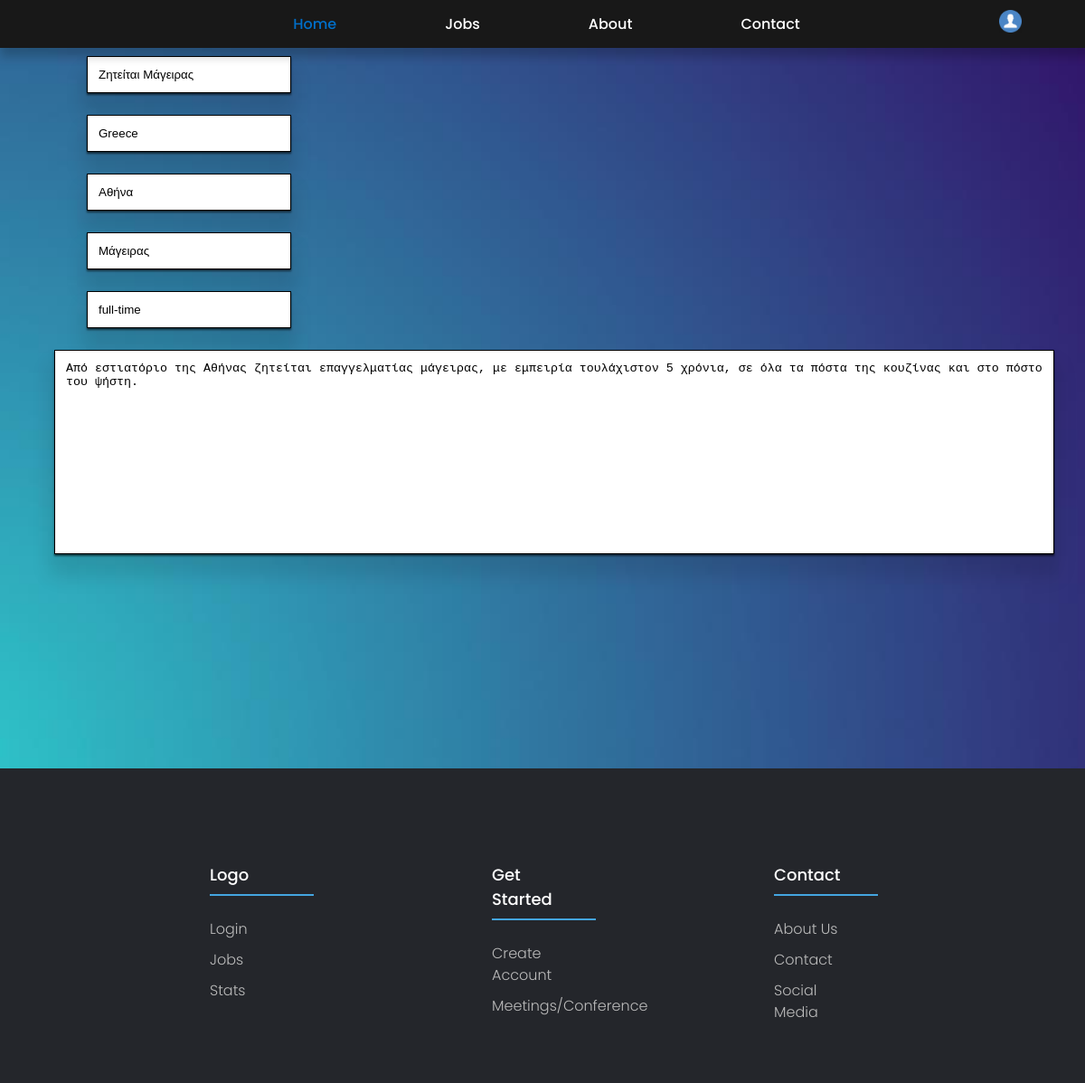
Page /add.php?id=8 on the committed database.
### tables this page shows
CREATE TABLE `adds` (
  `_id` int(11) NOT NULL,
  `user_id` int(11) NOT NULL,
  `title` text NOT NULL,
  `description` text NOT NULL,
  `country` text NOT NULL,
  `city` text NOT NULL,
  `expertise` text NOT NULL,
  `occupation` text NOT NULL,
  `date` text NOT NULL
);

### includes/functions-inc.php (called while the page is built, shortened)
<?php
    function getAddByid($conn, $id){
        $query = "SELECT * FROM adds WHERE _id = ?;";
        $stmt = mysqli_stmt_init($conn);
        if (!mysqli_stmt_prepare($stmt, $query)){
            header("location: ../create-add.php?error=stmtfailed");
            exit();
        }
        mysqli_stmt_bind_param($stmt, "i", $id);
        mysqli_stmt_execute($stmt);
        $resultData = mysqli_stmt_get_result($stmt);
        if ($row = mysqli_fetch_assoc($resultData)){
            return $row;
        }else{
            mysqli_stmt_close($stmt);
            return false;
        }
    }

### add.php (the view, shortened to what this page needs)
<?php
require_once 'includes/dbHandler-inc.php';
require_once 'includes/functions-inc.php';
?>
<!DOCTYPE html>
<html lang="en">
<head>
    <link rel="stylesheet" type="text/css" href="create-add.css">
    <link rel="stylesheet" type="text/css" href="adds.css">
    <link rel="stylesheet" type="text/css" href="footer.css">
    <link rel="stylesheet" type="text/css" href="navigation.css">
</head>
<body>
<div class="bg1">
    <div class="navigation">
        <div class="nav-btn">
            <a class="active" href="#home">Home</a>
            <a href="adds.php">Jobs</a>
            <a href="about.php">About</a>
            <a href="contact.php">Contact</a>
        </div>
        <div class="dropdown">
            <img src="images/account.png" alt="Account" width="25" height="25">
        </div>
    </div>
    <div style="height: 50px">
    </div>
</div>
<?php
    if (isset($_SESSION["userid"]) || isset($_GET["id"])){
        $add = getAddByid($conn, $_GET["id"]);
        $user_id = -1;
        if ($user_id=== $add["user_id"]){
?>
            <div class="add-div">
                <form <?php echo "action=includes/updateAdd-inc.php?id=$_GET[id]"; ?> method="post">
                    <input class="add-info" name="add-title" value="<?php echo $add['title'] ?>" placeholder="Title"> <br>
                    <input class="add-info" name="add-country" value="<?php echo $add['country'] ?>" placeholder="Country"> <br>
                    <input class="add-info" name="add-city" value="<?php echo $add['city'] ?>" placeholder="City"> <br>
                    <input class="add-info" name="add-expertise" value="<?php echo $add['expertise'] ?>" placeholder="Expertise"> <br>
                    <input class="add-info" name="add-occupation" value="<?php echo $add['occupation'] ?>" placeholder="Occupation(full-time or part-time)"> <br>
                    <textarea class="add-info add-info-desc" name="add-description" placeholder="Description"><?php echo $add['description'] ?></textarea> <br>
                    <button class="add-submit-btn" type="submit" name="submit-add">Submit</button>
                </form>
            </div>
<?php
        }else{?>
            <div class="add-div">
                <form action="includes/updateAdd-inc.php" method="post">
                    <input readonly class="add-info" name="add-title" value="<?php echo $add['title'] ?>" placeholder="Title"> <br>
                    <input readonly class="add-info" name="add-country" value="<?php echo $add['country'] ?>" placeholder="Country"> <br>
                    <input readonly class="add-info" name="add-city" value="<?php echo $add['city'] ?>" placeholder="City"> <br>
                    <input readonly class="add-info" name="add-expertise" value="<?php echo $add['expertise'] ?>" placeholder="Expertise"> <br>
                    <input readonly class="add-info" name="add-occupation" value="<?php echo $add['occupation'] ?>" placeholder="Occupation(full-time or part-time)"> <br>
                    <textarea readonly class="add-info add-info-desc" name="add-description" placeholder="Description"><?php echo $add['description'] ?></textarea> <br>
                </form>
            </div>
        <?php }
    }
?>
<footer class="footer">
    <div class="footer-container">
        <div class="footer-row">
            <div class="footer-col">
                <h4>Logo</h4>
                <ul class="footer-ul">
                    <li><a href="index.php">Login</a></li>
                    <li><a href="adds.php">Jobs</a></li>
                    <li><a href="#">Stats</a></li>
                </ul>
            </div>
            <div class="footer-col">
                <h4>Get Started</h4>
                <ul class="footer-ul">
                    <li><a href="create-account.php">Create Account</a></li>
                    <li><a href="#">Meetings/Conference</a></li>
                </ul>
            </div>
            <div class="footer-col">
                <h4>Contact</h4>
                <ul class="footer-ul">
                    <li><a href="about.php">About us</a></li>
                    <li><a href="contact.php">Contact</a></li>
                    <li><a href="index.php#social-media-container">Social Media</a></li>
                </ul>
            </div>
        </div>
    </div>
</footer>
</body>
</html>

### create-add.css (style rules this page uses)
html, body { margin: 0; padding: 0; }
.add-div { background-image: url("images/contact-back.jpg"); background-repeat: no-repeat; background-size: cover; display: block; background-color: cornflowerblue; width: 100%; height: 100%; }
.add-info { display: inline-block; width: 200px; margin: 1%; margin-left: 8%; border: 1px solid black; padding: 12px; box-shadow: 0 20px 20px 5px rgba(0,0,0,.1), 0 2px 2px 0 rgba(0,0,0,.6); }
.add-info-desc { text-align: left; margin-left: 5%; box-sizing: content-box; width: 90%; height: 200px; overflow:auto; resize:none; }

### adds.css (style rules this page uses)
body,html { margin: 0; padding: 0; height: 100%; font-family: sans-serif; }

### footer.css (style rules this page uses)
.footer { line-height: 1.5; font-family: 'Poppins', sans-serif; box-sizing: border-box; background-color: #24262b; padding-top: 80px; padding-bottom: 50px; }
.footer-container { max-width: 100%; margin:auto; }
.footer-row { display: flex; flex-wrap: wrap; }
.footer-ul { list-style: none; }
.footer-col { margin-left: 16%; text-align: left; width: 10%; }
.footer-col h4 { padding-left: 40px; font-size: 18px; color: #ffffff; text-transform: capitalize; margin-bottom: 35px; font-weight: 500; position: relative; }
.footer-col h4::before { content: ''; position: absolute; left:44; bottom: -10px; background-color:rgb(68,165,224); height: 2px; box-sizing: border-box; width: 115px; }
.footer-col ul li:not(:last-child) { margin-bottom: 10px; }
.footer-col ul li a { font-size: 16px; text-transform: capitalize; color: #ffffff; text-decoration: none; font-weight: 300; color: #bbbbbb; display: block; transition: all 0.3s ease; }

### navigation.css (style rules this page uses)
.navigation { font-family: sans-serif; position:fixed; z-index: 100; width: 100%; display: flex; text-align: center; align-items: center; background-color: rgb(24, 24, 24); font-family: 'Poppins', sans-serif; justify-content: space-around; padding: 10px; box-shadow: 0 10px 10px rgba(0, 0, 0, 0.2); }
.nav-btn a { float: left; color: white; margin-left: 50px; margin-right: 50px; align-items: center; padding: 4px 10px; text-decoration: none; border-radius: 10px; }
.navigation a.active { color: rgb(1, 111, 201); font-weight: 500; }
.nav-btn { justify-content: space-around; position: relative; font-weight: 500; }
.dropdown { position: relative; display: inline-block; left: auto; }

### rows in the picture
adds: add-title "Ζητείται Μάγειρας", add-country "Greece", add-city "Αθήνα", add-expertise "Μάγειρας", add-occupation "full-time", add-description "Από εστιατόριο της Αθήνας ζητείται επαγγελματίας μάγειρας, με εμπειρία τουλάχιστον 5 χρόνια, σε όλα τα πόστα της κουζίνας και στο πόστο του ψήστη."
